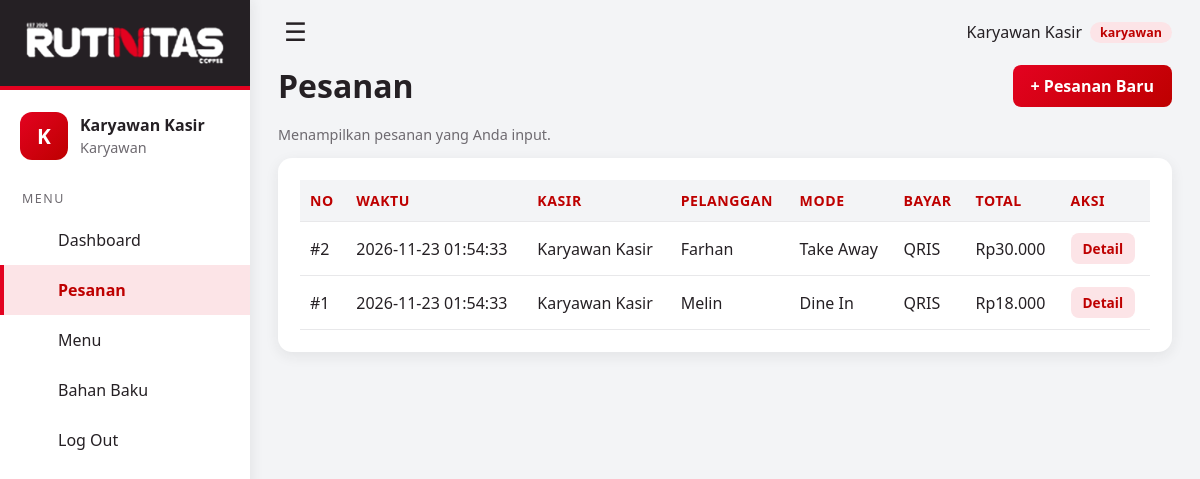
Screenshot of /index.php?url=pesanan (signed in) with the database file from the repository.
### tables this page shows
CREATE TABLE pesanan (
    id_pesanan        INT AUTO_INCREMENT PRIMARY KEY,
    id_pengguna       INT NOT NULL,
    nama_pelanggan    VARCHAR(50) NULL,
    tanggal           DATETIME NOT NULL,
    mode_layanan      ENUM('Dine In','Take Away') NOT NULL,
    metode_pembayaran ENUM('Cash','QRIS') NOT NULL,
    total             DECIMAL(12,2) NOT NULL DEFAULT 0,
    catatan           VARCHAR(255) NULL,
    FOREIGN KEY (id_pengguna) REFERENCES pengguna(id_pengguna) ON DELETE RESTRICT
);

CREATE TABLE pengguna (
    id_pengguna INT AUTO_INCREMENT PRIMARY KEY,
    nama        VARCHAR(50)  NOT NULL,
    username    VARCHAR(30)  NOT NULL UNIQUE,
    password    VARCHAR(255) NOT NULL,
    role        ENUM('karyawan','manajer','owner') NOT NULL DEFAULT 'karyawan',
    created_at  TIMESTAMP DEFAULT CURRENT_TIMESTAMP
);

### app/core/Controller.php (called while the page is built, shortened)
<?php
abstract class Controller
{
    protected function view(string $file, array $data = []): void
    {
        (static function (): void { require ROOT . '/app/views/layout/header.php'; })();
        (static function () use ($file, $data): void {
            extract($data, EXTR_SKIP);
            require ROOT . "/app/views/$file.php";
        })();
        (static function (): void { require ROOT . '/app/views/layout/footer.php'; })();
    }
}

### app/controllers/PesananController.php (called while the page is built, shortened)
<?php
class PesananController extends Controller
{
    private Pesanan $m;
    public function __construct() { $this->guard(); $this->m = new Pesanan(); }
    public function index(): void
    {
        $uid = Auth::role() === 'karyawan' ? Auth::id() : null;
        $this->view('pesanan/index', ['rows' => $this->m->daftar($uid)]);
    }
}

### app/core/Auth.php (called while the page is built, shortened)
<?php
class Auth
{
    public static function role(): ?string { return $_SESSION['user']['role'] ?? null; }
}

### config/config.php (called while the page is built)
<?php
return [
    'db' => [
        'host'    => '127.0.0.1',
        'name'    => 'rutinitas_coffee_db',
        'user'    => 'root',
        'pass'    => '',
        'charset' => 'utf8mb4',
    ],
];

### app/core/Database.php (called while the page is built)
<?php
class Database
{
    private static ?PDO $pdo = null;
    public static function connect(): PDO
    {
        if (self::$pdo === null) {
            $d = (require ROOT . '/config/config.php')['db'];
            $dsn = "mysql:host={$d['host']};dbname={$d['name']};charset={$d['charset']}";
            try {
                self::$pdo = new PDO($dsn, $d['user'], $d['pass'], [
                    PDO::ATTR_ERRMODE            => PDO::ERRMODE_EXCEPTION,
                    PDO::ATTR_DEFAULT_FETCH_MODE => PDO::FETCH_ASSOC,
                    PDO::ATTR_EMULATE_PREPARES   => false,
                ]);
            } catch (PDOException $e) {
                http_response_code(500);
                exit('Koneksi database gagal. Periksa config/config.php dan pastikan MySQL aktif.');
            }
        }
        return self::$pdo;
    }
    public static function query(string $sql, array $params = []): PDOStatement
    {
        $stmt = self::connect()->prepare($sql);
        $stmt->execute($params);
        return $stmt;
    }
}

### app/models/Pesanan.php (called while the page is built, shortened)
<?php
class Pesanan extends Model
{
    public function daftar(?int $userId): array
    {
        $sql = 'SELECT p.*, u.nama AS kasir FROM pesanan p JOIN pengguna u ON u.id_pengguna = p.id_pengguna';
        $bind = [];
        if ($userId !== null) { $sql .= ' WHERE p.id_pengguna = :u'; $bind[':u'] = $userId; }
        return Database::query($sql . ' ORDER BY p.tanggal DESC, p.id_pesanan DESC LIMIT 100', $bind)->fetchAll();    }
}

### app/views/pesanan/index.php (the view, shortened to what this page needs)
<div class="head"><h1>Pesanan</h1><a class="btn" href="<?= url('pesanan/create') ?>">+ Pesanan Baru</a></div>
<?php if (Auth::role() === 'karyawan'): ?><p class="muted">Menampilkan pesanan yang Anda input.</p><?php endif; ?>
<div class="card">
<table>
  <thead><tr><th>No</th><th>Waktu</th><th>Kasir</th><th>Pelanggan</th><th>Mode</th><th>Bayar</th><th>Total</th><th>Aksi</th></tr></thead>
  <tbody>
  <?php foreach ($rows as $r): ?>
    <tr>
      <td>#<?= (int)$r['id_pesanan'] ?></td><td><?= e($r['tanggal']) ?></td><td><?= e($r['kasir']) ?></td>
      <td><?= e($r['nama_pelanggan'] ?: '-') ?></td><td><?= e($r['mode_layanan']) ?></td><td><?= e($r['metode_pembayaran']) ?></td>
      <td><?= e(rupiah($r['total'])) ?></td>
      <td class="actions">
        <a class="btn small light" href="<?= url('pesanan/show/' . $r['id_pesanan']) ?>">Detail</a>
      </td>
    </tr>
  <?php endforeach; ?>
  </tbody>
</table>
</div>

### public/assets/style.css (style rules this page uses)
:root { --red:#E30220; --red-dark:#BE0000; --ink:#252024; --ink2:#3a3439; --gray:#DDDDDD; --light:#F3F4F6; --tint:#FCE4E7; --muted:#6e6a70; }
* { box-sizing:border-box }
body { margin:0;font-family:system-ui,"Segoe UI",Arial,sans-serif;background:var(--light);color:var(--ink) }
h1,h2,h3,h4 { margin:0 }
.muted { color:var(--muted);font-size:.9em }
.head { display:flex;justify-content:space-between;align-items:center;gap:12px;margin-bottom:18px;flex-wrap:wrap }
.card { background:#fff;border-radius:14px;padding:22px;margin-bottom:20px;box-shadow:0 4px 14px rgba(37,32,36,.08) }
table { width:100%;border-collapse:collapse }
th,td { text-align:left;padding:11px 10px;border-bottom:1px solid #e8e8ea }
th { background:var(--light);font-size:.88rem;color:var(--red-dark);text-transform:uppercase;letter-spacing:.04em }
.btn { display:inline-block;background:linear-gradient(135deg,var(--red),var(--red-dark));color:#fff;border:0;border-radius:8px;padding:10px 18px;cursor:pointer;text-decoration:none;font-size:1em;font-weight:600 }
.btn.light { background:var(--tint);color:var(--red-dark) }
.btn.small { padding:6px 12px;font-size:.85em }
.actions { white-space:nowrap }

### rows the page displays
pesanan: id_pesanan "2", tanggal "2026-11-23 01:54:33", id_pengguna.nama "Karyawan Kasir", nama_pelanggan "Farhan", mode_layanan "Take Away", metode_pembayaran "QRIS", total "Rp30.000"
pesanan: id_pesanan "1", tanggal "2026-11-23 01:54:33", id_pengguna.nama "Karyawan Kasir", nama_pelanggan "Melin", mode_layanan "Dine In", metode_pembayaran "QRIS", total "Rp18.000"

### other values shown
mb_substr($u['nama'], 0, 1) "K"
$u['nama'] "Karyawan Kasir"
$u['role'] "Karyawan"
$navLabel "Dashboard"
$navLabel "Pesanan"
$navLabel "Menu"
$navLabel "Bahan Baku"
$u['role'] "karyawan"
